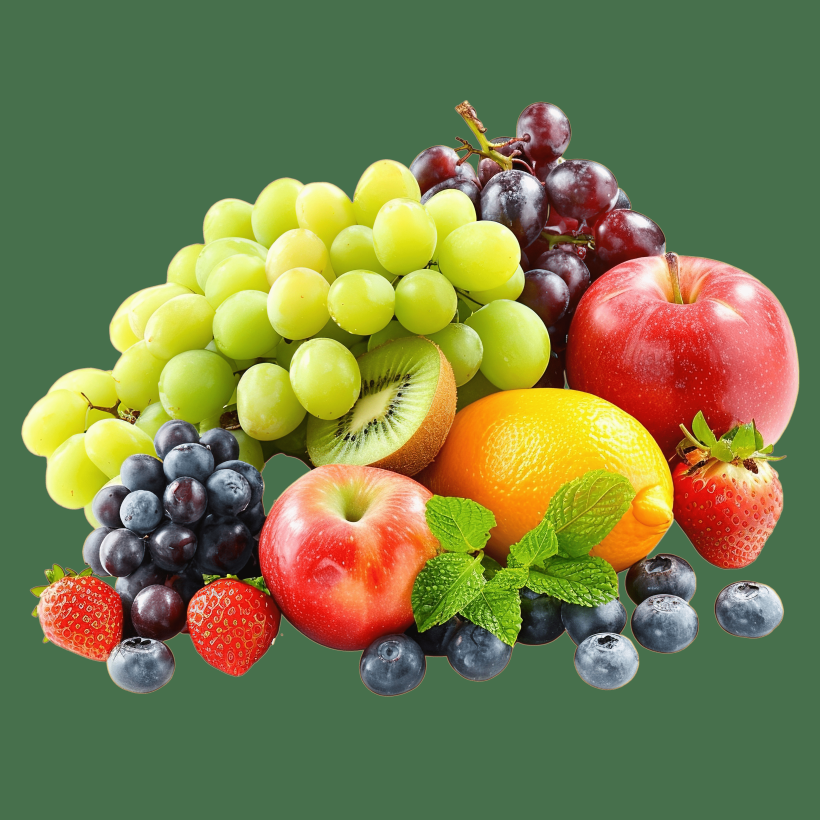
#> input picture OpenCV/fruits.png, 4096 x 4096 px, found by its file name (shown at 1/5 size)
$ jupyter execute 'Lec 3-Converting RGB to Grayscale.ipynb'
#> lines starting #> are read from the running program, lines starting #| are printed output that depends on the picture
[cell 1]
import cv2
import numpy as np

[cell 2]
img=cv2.imread('/Users/priyanshugupta/Desktop/OpenCV/fruits.png')
#> img is the input picture: shape (4096, 4096, 3); mean B, G, R 74.9, 125.7, 120.9
## synatx: cv2.cvtColor(img to convert, cv2.COLOR_BGR2GRAY)                  cvtColor= convert color
'''
different conversions are there
cv2.COLOR_BGR2GRAY
cv2.COLOR_BGR2RGB
cv2.COLOR_BGR2LUV
'''

## In opencv it is blue green red (BGR) not red green blue(RGB)

print(img.shape)
#| (4096, 4096, 3)
img_gray=cv2.cvtColor(img,cv2.COLOR_BGR2GRAY)
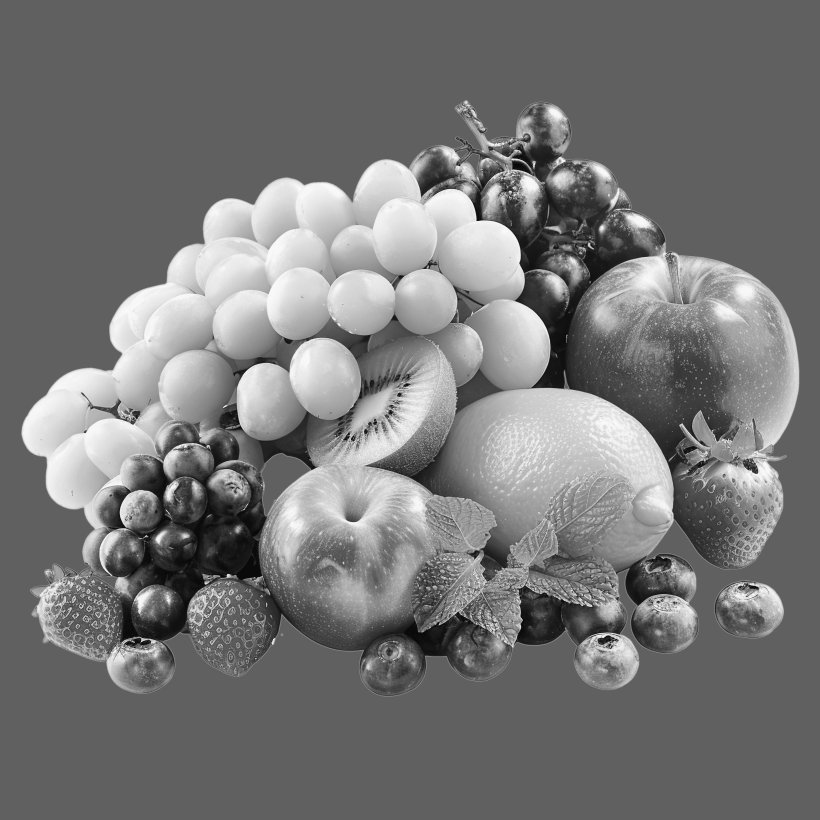
#> img_gray: shape (4096, 4096) (shown at 1/5 size); min 10, max 248, mean 118.6
print(img_gray.shape)
#| (4096, 4096)
